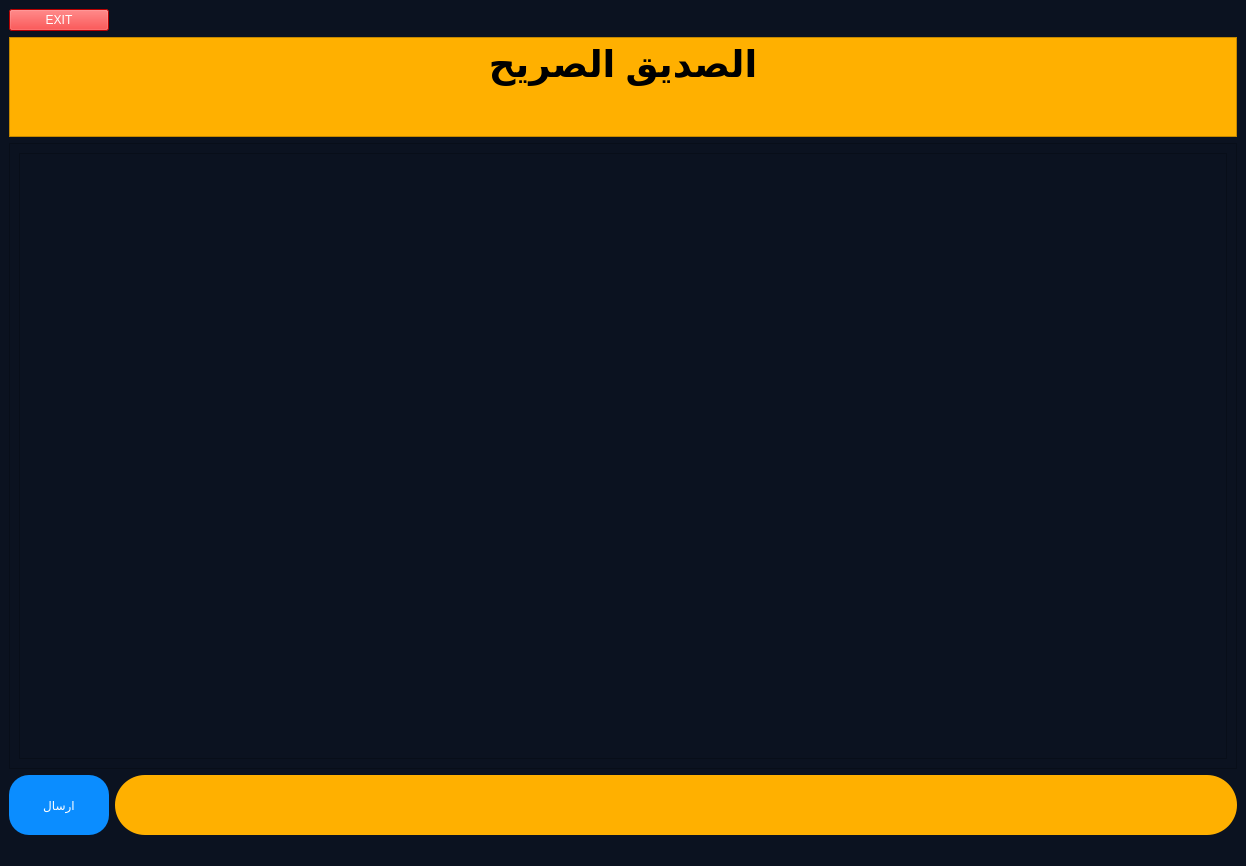
<?xml version="1.0" encoding="UTF-8"?>
<ui version="4.0">
 <class>ui2</class>
 <widget class="QMainWindow" name="ui2">
  <property name="geometry">
   <rect>
    <x>0</x>
    <y>0</y>
    <width>1246</width>
    <height>866</height>
   </rect>
  </property>
  <property name="windowTitle">
   <string>MainWindow</string>
  </property>
  <property name="styleSheet">
   <string notr="true">
color: rgb(255, 255, 255);
background-color: rgb(11, 18, 32);</string>
  </property>
  <widget class="QWidget" name="centralwidget">
   <layout class="QGridLayout" name="gridLayout">
    <item row="0" column="0">
     <widget class="QPushButton" name="pushButton_2">
      <property name="styleSheet">
       <string notr="true">background-color: rgb(255, 0, 0);</string>
      </property>
      <property name="text">
       <string>EXIT</string>
      </property>
     </widget>
    </item>
    <item row="0" column="1">
     <spacer name="horizontalSpacer">
      <property name="orientation">
       <enum>Qt::Horizontal</enum>
      </property>
      <property name="sizeHint" stdset="0">
       <size>
        <width>1119</width>
        <height>20</height>
       </size>
      </property>
     </spacer>
    </item>
    <item row="1" column="0" colspan="2">
     <widget class="QTextBrowser" name="textBrowser">
      <property name="maximumSize">
       <size>
        <width>16777215</width>
        <height>100</height>
       </size>
      </property>
      <property name="styleSheet">
       <string notr="true">background-color: rgb(255, 176, 0);</string>
      </property>
      <property name="html">
       <string>&lt;!DOCTYPE HTML PUBLIC &quot;-//W3C//DTD HTML 4.0//EN&quot; &quot;http://www.w3.org/TR/REC-html40/strict.dtd&quot;&gt;
&lt;html&gt;&lt;head&gt;&lt;meta name=&quot;qrichtext&quot; content=&quot;1&quot; /&gt;&lt;meta charset=&quot;utf-8&quot; /&gt;&lt;style type=&quot;text/css&quot;&gt;
p, li { white-space: pre-wrap; }
hr { height: 1px; border-width: 0; }
li.unchecked::marker { content: &quot;\2610&quot;; }
li.checked::marker { content: &quot;\2612&quot;; }
&lt;/style&gt;&lt;/head&gt;&lt;body style=&quot; font-family:'Segoe UI'; font-size:9pt; font-weight:400; font-style:normal;&quot;&gt;
&lt;p align=&quot;center&quot; style=&quot; margin-top:0px; margin-bottom:0px; margin-left:0px; margin-right:0px; -qt-block-indent:0; text-indent:0px;&quot;&gt;&lt;span style=&quot; font-size:28pt; font-weight:700; color:#000000;&quot;&gt;الصديق الصريح&lt;/span&gt;&lt;/p&gt;&lt;/body&gt;&lt;/html&gt;</string>
      </property>
     </widget>
    </item>
    <item row="2" column="0" colspan="2">
     <widget class="QScrollArea" name="scrollArea">
      <property name="widgetResizable">
       <bool>true</bool>
      </property>
      <widget class="QWidget" name="scrollAreaWidgetContents">
       <property name="geometry">
        <rect>
         <x>0</x>
         <y>0</y>
         <width>1226</width>
         <height>601</height>
        </rect>
       </property>
       <layout class="QGridLayout" name="gridLayout_2">
        <item row="0" column="0">
         <widget class="QTextBrowser" name="textBrowser_2">
          <property name="styleSheet">
           <string notr="true">font: 12pt &quot;Segoe UI&quot;;
color: rgb(255, 255, 255);</string>
          </property>
         </widget>
        </item>
       </layout>
      </widget>
     </widget>
    </item>
    <item row="3" column="0">
     <widget class="QPushButton" name="pushButton">
      <property name="minimumSize">
       <size>
        <width>100</width>
        <height>60</height>
       </size>
      </property>
      <property name="styleSheet">
       <string notr="true">border-radius: 20%;
font: 12pt &quot;Segoe UI&quot;;
background-color: rgb(11, 141, 255);</string>
      </property>
      <property name="text">
       <string>ارسال</string>
      </property>
      <property name="shortcut">
       <string>Return</string>
      </property>
     </widget>
    </item>
    <item row="3" column="1">
     <widget class="QLineEdit" name="lineEdit">
      <property name="minimumSize">
       <size>
        <width>0</width>
        <height>60</height>
       </size>
      </property>
      <property name="styleSheet">
       <string notr="true">
color: rgb(0, 0, 0);
border-radius: 30%;
background-color: rgb(255, 176, 0);</string>
      </property>
     </widget>
    </item>
   </layout>
  </widget>
  <widget class="QMenuBar" name="menubar">
   <property name="geometry">
    <rect>
     <x>0</x>
     <y>0</y>
     <width>1246</width>
     <height>21</height>
    </rect>
   </property>
  </widget>
  <widget class="QStatusBar" name="statusbar"/>
 </widget>
 <resources/>
 <connections/>
</ui>
